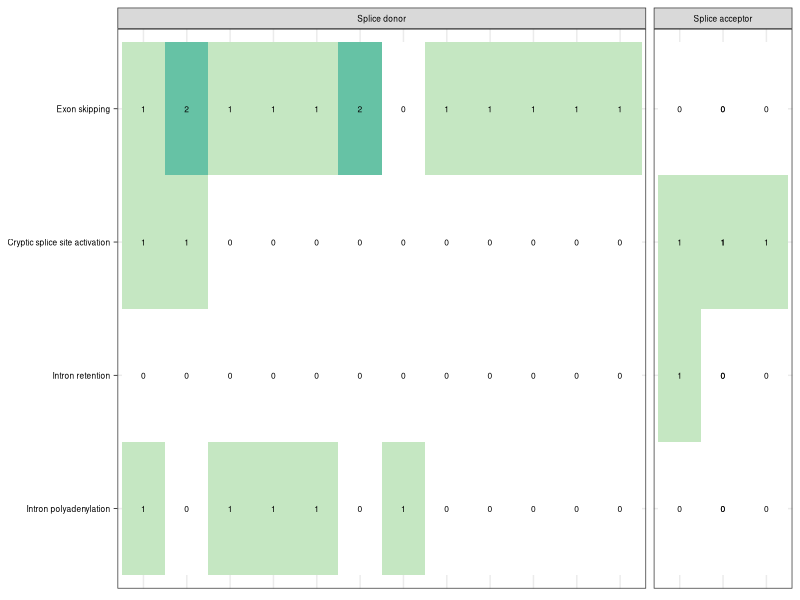

Write R code to recreate this figure.
#!/usr/bin/env Rscript

# Author: Robert Wang (Xing Lab)
# Date: 2024.10.05
# Figure 3a

# (a) Number of aberrant RNA processing events observed around known pathogenic splice site variants using TEQUILA-seq 
# data of previously diagnosed patients. 

# =====================================================================================================================
#                                                      LIBRARIES 
# =====================================================================================================================

# Load required libraries
suppressMessages(library(dplyr))
suppressMessages(library(ggplot2))
suppressMessages(library(tidyr))

# =====================================================================================================================
#                                                        MAIN
# =====================================================================================================================

# Establish working directories and file paths
workdir <- "/mnt/isilon/lin_lab_share/STRIPE"
outfile <- file.path(workdir, "manuscript/Main_Figures/Figure_3/Figure_3a.pdf")
outDF <- tibble(ID = character(), Panel = character(), Gene = character(), Variant = character(), Variant_Class = character(), 
    Exon_Skipping = integer(), Cryptic_SS = integer(), Intron_Retention = integer(), Intron_Polyadenylation = integer())

# =====================================================================================================================
#                                                     AnJa (CDG)
# =====================================================================================================================

# PIGN:
#   * chr18:62106985 C>G (splice donor): exon 18 skipping
#   * chr18:62113129 C>T (splice donor): exon 16 skipping, activation of a cryptic polyadenylation site within intron 16

outDF <- bind_rows(outDF, tibble(ID = rep("AnJa", 2), Panel = rep("CDG-466", 2), Gene = rep("PIGN", 2),
    Variant = c("chr18:62106985 C>G", "chr18:62113129 C>T"), Variant_Class = rep("Splice donor", 2),
    Exon_Skipping = c(1, 1), Cryptic_SS = c(0, 0), Intron_Retention = c(0, 0), Intron_Polyadenylation = c(0, 1)))

# =====================================================================================================================
#                                                  CDG-132-1 (CDG)
# =====================================================================================================================

# PIGQ:
#   * chr16:576255 G>A (splice donor): exon 4 skipping, intron 3 retention, activation of a cryptic polyadenylation site 
#     within intron 4

outDF <- bind_rows(outDF, tibble(ID = rep("CDG-132-1", 1), Panel = rep("CDG-466", 1), Gene = rep("PIGQ", 1),
    Variant = c("chr16:576255 G>A"), Variant_Class = rep("Splice donor", 1), Exon_Skipping = c(1), Cryptic_SS = c(0), 
    Intron_Retention = c(0), Intron_Polyadenylation = c(1)))

# =====================================================================================================================
#                                                  CDG-137-1 (CDG)
# =====================================================================================================================

# PIGN:
#   * chr18:62106985 C>G (splice donor): exon 18 skipping

outDF <- bind_rows(outDF, tibble(ID = rep("CDG-137-1", 1), Panel = rep("CDG-466", 1), Gene = rep("PIGN", 1),
    Variant = c("chr18:62106985 C>G"), Variant_Class = rep("Splice donor", 1), Exon_Skipping = c(1), Cryptic_SS = c(0), 
    Intron_Retention = c(0), Intron_Polyadenylation = c(0)))

# =====================================================================================================================
#                                                  CDG-147-1 (CDG)
# =====================================================================================================================

# PIGN:
#   * chr18:62143306 C>T (splice donor): exon 11 skipping, activation of a cryptic donor splice site in intron 11, 
#     activation of a cryptic polyadenylation site within intron 11

outDF <- bind_rows(outDF, tibble(ID = rep("CDG-147-1", 1), Panel = rep("CDG-466", 1), Gene = rep("PIGN", 1),
    Variant = c("chr18:62143306 C>T"), Variant_Class = rep("Splice donor", 1), Exon_Skipping = c(1), Cryptic_SS = c(1), 
    Intron_Retention = c(0), Intron_Polyadenylation = c(1)))

# =====================================================================================================================
#                                                  CDG-161-1 (CDG)
# =====================================================================================================================

# PIGN:
#   * chr18:62113129 C>T (splice donor): exon 16 skipping, activation of a cryptic polyadenylation site within intron 16

outDF <- bind_rows(outDF, tibble(ID = rep("CDG-161-1", 1), Panel = rep("CDG-466", 1), Gene = rep("PIGN", 1),
    Variant = c("chr18:62113129 C>T"), Variant_Class = rep("Splice donor", 1), Exon_Skipping = c(1), Cryptic_SS = c(0), 
    Intron_Retention = c(0), Intron_Polyadenylation = c(1)))

# =====================================================================================================================
#                                                    Q1363 (PMD)
# =====================================================================================================================

# MRPS34:
#   * chr16:1772656 C>T (splice acceptor): intron 1 retention, creation of a cryptic acceptor splice site within intron 1

outDF <- bind_rows(outDF, tibble(ID = rep("Q1363", 1), Panel = rep("PMD-359", 1), Gene = rep("MRPS34", 1),
    Variant = c("chr16:1772656 C>T"), Variant_Class = rep("Splice acceptor", 1), Exon_Skipping = c(0), Cryptic_SS = c(1), 
    Intron_Retention = c(1), Intron_Polyadenylation = c(0)))

# =====================================================================================================================
#                                                    Q1513 (PMD)
# =====================================================================================================================

# FBXL4:
#   * chr6:98880546 CACTT>C (splice donor): exon 8 skipping

outDF <- bind_rows(outDF, tibble(ID = rep("Q1513", 1), Panel = rep("PMD-359", 1), Gene = rep("FBXL4", 1),
    Variant = c("chr6:98880546 CACTT>C"), Variant_Class = rep("Splice donor", 1), Exon_Skipping = c(1), Cryptic_SS = c(0), 
    Intron_Retention = c(0), Intron_Polyadenylation = c(0)))

# =====================================================================================================================
#                                                    Q1663 (PMD)
# =====================================================================================================================

# ATP5MK:
#   * chr10:103392370 C>G (splice donor): exon 3 skipping, skipping of exons 2 and 3, activation of a cryptic donor splice 
#     site within exon 3

outDF <- bind_rows(outDF, tibble(ID = rep("Q1663", 1), Panel = rep("PMD-359", 1), Gene = rep("ATP5MK", 1),
    Variant = c("chr10:103392370 C>G"), Variant_Class = rep("Splice donor", 1), Exon_Skipping = c(2), Cryptic_SS = c(1), 
    Intron_Retention = c(0), Intron_Polyadenylation = c(0)))

# =====================================================================================================================
#                                                    Q1687 (PMD)
# =====================================================================================================================

# NUBPL:
#   * chr14:31826715 G>A (splice donor): activation of a cryptic polyadenylation site within intron 8

outDF <- bind_rows(outDF, tibble(ID = rep("Q1687", 1), Panel = rep("PMD-359", 1), Gene = rep("NUBPL", 1),
    Variant = c("chr14:31826715 G>A"), Variant_Class = rep("Splice donor", 1), Exon_Skipping = c(0), Cryptic_SS = c(0), 
    Intron_Retention = c(0), Intron_Polyadenylation = c(1)))

# =====================================================================================================================
#                                                    Q1695 (PMD)
# =====================================================================================================================

# ELAC2:
#   * chr17:13016933 CT>A (splice acceptor): activation of a cryptic acceptor splice site within exon 3

outDF <- bind_rows(outDF, tibble(ID = rep("Q1695", 1), Panel = rep("PMD-359", 1), Gene = rep("ELAC2", 1),
    Variant = c("chr17:13016933 CT>A"), Variant_Class = rep("Splice acceptor", 1), Exon_Skipping = c(0), Cryptic_SS = c(1), 
    Intron_Retention = c(0), Intron_Polyadenylation = c(0)))

# =====================================================================================================================
#                                                    Q1695 (PMD)
# =====================================================================================================================

# ELAC2:
#   * chr17:13016933 CT>A (splice acceptor): activation of a cryptic acceptor splice site within exon 3

outDF <- bind_rows(outDF, tibble(ID = rep("Q1695", 1), Panel = rep("PMD-359", 1), Gene = rep("ELAC2", 1),
    Variant = c("chr17:13016933 CT>A"), Variant_Class = rep("Splice acceptor", 1), Exon_Skipping = c(0), Cryptic_SS = c(1), 
    Intron_Retention = c(0), Intron_Polyadenylation = c(0)))

# =====================================================================================================================
#                                                    Q1819 (PMD)
# =====================================================================================================================

# TRIT1:
#   * chr1:39850120 T>C (splice donor): skipping of exons 4 and 5, skipping of exons 2 to 5

outDF <- bind_rows(outDF, tibble(ID = rep("Q1819", 1), Panel = rep("PMD-359", 1), Gene = rep("TRIT1", 1),
    Variant = c("chr1:39850120 T>C"), Variant_Class = rep("Splice donor", 1), Exon_Skipping = c(2), Cryptic_SS = c(0), 
    Intron_Retention = c(0), Intron_Polyadenylation = c(0)))

# =====================================================================================================================
#                                                    Q1964 (PMD)
# =====================================================================================================================

# ATP5PO:
#   * chr21:33914447 T>C (splice donor): exon 2 skipping

outDF <- bind_rows(outDF, tibble(ID = rep("Q1964", 1), Panel = rep("PMD-359", 1), Gene = rep("ATP5PO", 1),
    Variant = c("chr21:33914447 T>C"), Variant_Class = rep("Splice donor", 1), Exon_Skipping = c(1), Cryptic_SS = c(0), 
    Intron_Retention = c(0), Intron_Polyadenylation = c(0)))

# =====================================================================================================================
#                                                   Q2032s1 (PMD)
# =====================================================================================================================

# OPA1:
#   * chr3:193643448 AG>A (splice donor): exon 14 skipping

outDF <- bind_rows(outDF, tibble(ID = rep("Q2032s1", 1), Panel = rep("PMD-359", 1), Gene = rep("OPA1", 1),
    Variant = c("chr3:193643448 AG>A"), Variant_Class = rep("Splice donor", 1), Exon_Skipping = c(1), Cryptic_SS = c(0), 
    Intron_Retention = c(0), Intron_Polyadenylation = c(0)))

# =====================================================================================================================
#                                                   Q2319 (PMD)
# =====================================================================================================================

# SUCLG1:
#   * chr2:84449761 T>C (splice acceptor): creation of a cryptic acceptor splice site within intron 1

outDF <- bind_rows(outDF, tibble(ID = rep("Q2319", 1), Panel = rep("PMD-359", 1), Gene = rep("SUCLG1", 1),
    Variant = c("chr2:84449761 T>C"), Variant_Class = rep("Splice acceptor", 1), Exon_Skipping = c(0), Cryptic_SS = c(1), 
    Intron_Retention = c(0), Intron_Polyadenylation = c(0)))

outDF <- outDF %>% unite("Index", ID:Variant) %>% gather("Event", "Count", -c(Index, Variant_Class)) %>% 
    mutate(Variant_Class = factor(Variant_Class, levels = c("Splice donor", "Splice acceptor")),
    Event = factor(Event, levels = c("Intron_Polyadenylation", "Intron_Retention", "Cryptic_SS", "Exon_Skipping")))
levels(outDF$Event) <- c("Intron polyadenylation", "Intron retention", "Cryptic splice site activation", "Exon skipping")
sampleOrder <- outDF %>% mutate(Weight = ifelse(Event == "Intron polyadenylation", 1.5, 1) * Count) %>% select(Index, Weight) %>% 
    group_by(Index) %>% summarise(Total = sum(Weight)) %>% arrange(desc(Total)) %>% pull(Index)

p <- ggplot(outDF %>% mutate(Count = factor(Count), Index = factor(Index, levels = sampleOrder)), aes(x = Index, y = Event, fill = Count)) + 
    geom_tile() + facet_grid(cols = vars(Variant_Class), scales = "free_x", space = "free_x") + geom_text(aes(label = Count), size = 6*5/14) +
    theme_bw() + theme(axis.ticks.x = element_blank(), axis.text.x = element_blank(), axis.title.x = element_blank(), 
    axis.ticks.y = element_line(color = "black", linewidth = 0.25), axis.text.y = element_text(color = "black", size = 6), 
    axis.title.y = element_blank(), legend.position = "none", strip.text = element_text(color = "black", size = 6)) +
    scale_fill_manual(values = c("#FFFFFF", "#C5E7C2", "#66C2A5"))

ggsave(outfile, plot = p, width = 4.5, height = 1.25)
